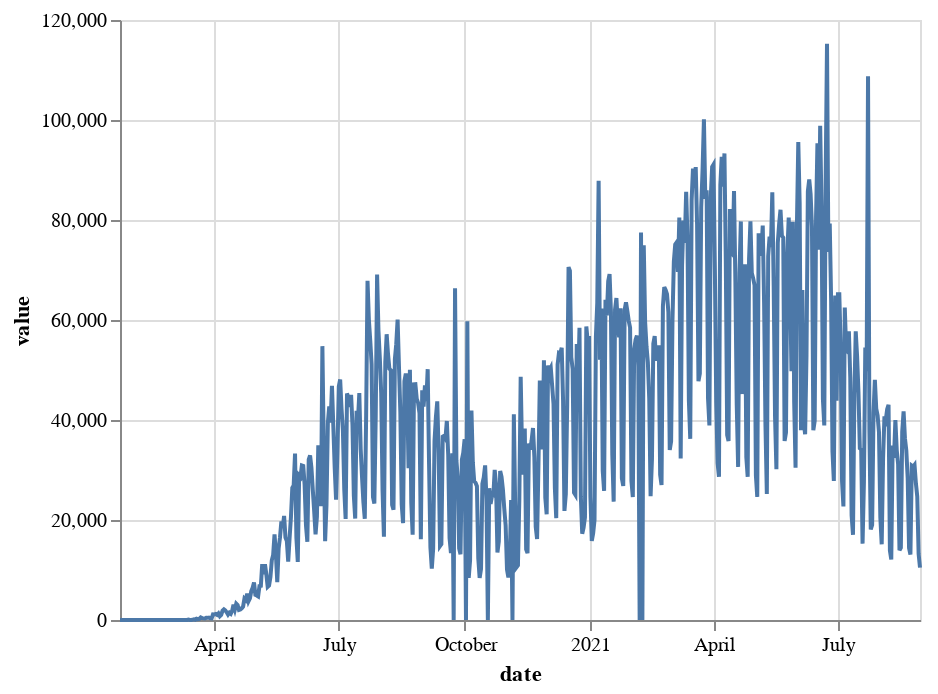

Here is the notebook cell this chart was saved with:
### Code cell
import altair as alt
alt.Chart(cov).mark_line().encode(x='date:T',y='value').transform_filter("datum.variable == 'Brazil'")

### Figure 1 — Vega-Lite specification as saved in the notebook (floating-point values rounded to 4 significant figures; data arrays with more than 128 entries replaced by an {"elided": "..."} marker saying what was removed)
{"config": {"view": {"continuousWidth": 400, "continuousHeight": 300}}, "data": {"name": "data-cf0ffc3c51c48c8f2d3be6ebea9447ab"}, "mark": "line", "encoding": {"x": {"field": "date", "type": "temporal"}, "y": {"field": "value", "type": "quantitative"}}, "transform": [{"filter": "datum.variable == 'Brazil'"}], "$schema": "https://vega.github.io/schema/vega-lite/v4.17.0.json", "datasets": {"data-cf0ffc3c51c48c8f2d3be6ebea9447ab": {"elided": "1758 records"}}}
